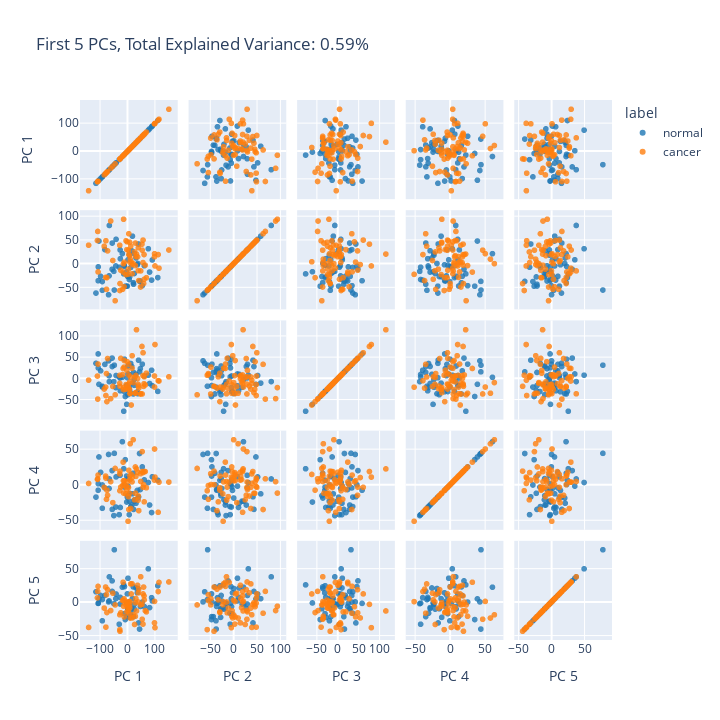

The notebook cell this image was saved under:
### Code cell
# oh no duplication anyway
n_components = 5
pca_first_n = PCA(n_components=n_components)
first_n = pca_first_n.fit_transform(X)

explained_variance = pca_first_n.explained_variance_ratio_
cumsum_var = np.cumsum(explained_variance)
print(f"Explained Variance: {sum(pca_first_n.explained_variance_ratio_)}")
print(f"# of PCs: {pca_first_n.n_components_}")

plt.bar(
    range(0,len(explained_variance)),
    explained_variance,
    alpha=0.5,
    align='center',
    label='Individual explained variance'
)

plt.step(
    range(0,len(cumsum_var)),
    cumsum_var,
    where='mid',
    label='Cumulative explained variance'
)

plt.ylabel('Proportion of Explained Variance')
plt.xlabel('Principal Component #')
plt.legend(loc='best')

plt.savefig('figures/PCA_Top_5_Explained_Variance_Curve')
plt.show()

labels = {str(i): f"PC {i+1}" for i in range(n_components)}
labels['color'] = 'label'

print(first_n.shape)

fig = px.scatter_matrix(
    first_n,
    color=Y['label'],
    color_discrete_sequence=px.colors.qualitative.D3,
    opacity=0.8,
    dimensions=range(n_components),
    labels=labels,
    title=f'First {n_components} PCs, Total Explained Variance: {sum(pca_first_n.explained_variance_ratio_):.2f}%',
    width=720,
    height=720
)
fig.update_traces(diagonal_visible=True)
fig.show()
